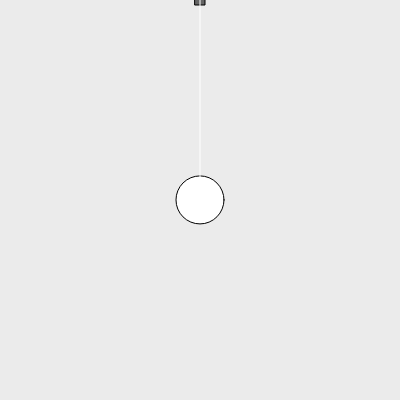
Frame 1 (no input)
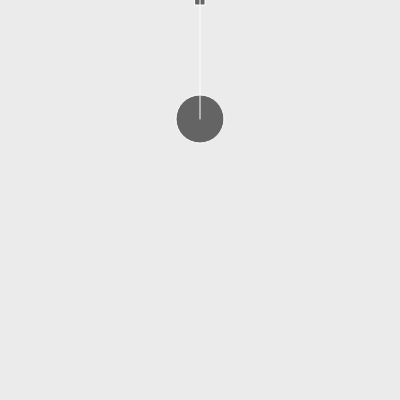
Frame 60 (no input)
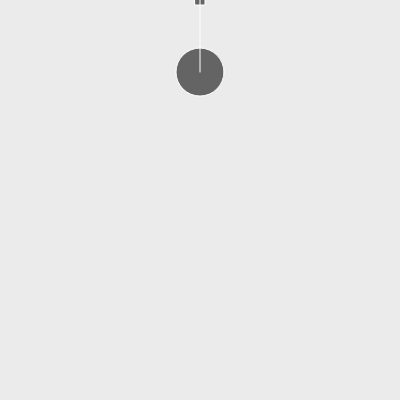
Frame 120 (the mouse pressed at the canvas centre since frame 60)

The p5.js sketch that drew these frames (run headless with seeded random() and noise() and a simulated clock; from frame 60 on, the mouse is pressed at the canvas centre):

// p5.js sketch
// ── sketch.js
/// <reference path="../../p5.global-mode.d.ts" />
class Bob {
    constructor(m = 24, x = 0, y = 0) {
        this.position = createVector(x, y);
        this.velocity = createVector(0, 0);
        this.acceleration = createVector(0, 0);
        this.mass = m;
        this.damping = 0.98;
    }

    applyForce(f) {
        // Force=Acceleration*Mass A = F/M
        let a = p5.Vector.div(f, this.mass);
        this.acceleration.add(a);
    }
    update() {
        this.velocity.add(this.acceleration);
        this.velocity.mult(this.damping);
        this.position.add(this.velocity);
        this.acceleration.mult(0);
    }
    display() {
        ellipse(this.position.x, this.position.y, this.mass*2, this.mass*2);
    }
}
// おもりの固定点と静止長
class Spring {
    constructor(len = 2, x = width/2, y = 0) {
        this.anchor = createVector(x, y);
        this.len = len; //静止長
        this.K = 0.02;
    }
    // 重りにかかるばねの力を計算
    connect(bob) {
        let force = p5.Vector.sub(bob.position, this.anchor);
        let d = force.mag();
        let stretch = d - this.len;

        force.normalize();
        force.mult(-1*this.K*stretch);

        bob.applyForce(force);
    }
    display() {
        fill(100);
        rectMode(CENTER);
        rect(this.anchor.x, this.anchor.y, 10, 10);
    }
    displayLine(bob) {
        stroke(255);
        line(bob.position.x, bob.position.y, this.anchor.x, this.anchor.y);
    }
}


let bob;
let spring;
function setup() {
    createCanvas(400, 400);
    bob = new Bob(24, width/2, height/2);
    spring = new Spring();
}
function draw() {
    background(235);

    // 重力
    let gravity = createVector(0.0, 2);
    bob.applyForce(gravity);
    // ばね
    spring.connect(bob);
    bob.update();
    bob.display();
    spring.display();
    spring.displayLine(bob);
}
